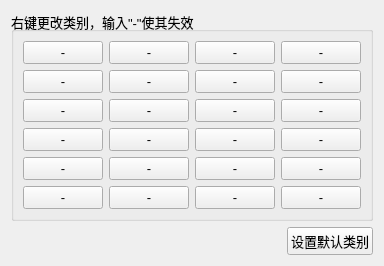
        <widget class="QWidget" name="tab_mcls">
         <attribute name="title">
          <string>多类别分类</string>
         </attribute>
         <layout class="QVBoxLayout" name="verticalLayout_6">
          <item>
           <widget class="QGroupBox" name="groupBox_2">
            <property name="enabled">
             <bool>true</bool>
            </property>
            <property name="sizePolicy">
             <sizepolicy hsizetype="Minimum" vsizetype="Expanding">
              <horstretch>0</horstretch>
              <verstretch>0</verstretch>
             </sizepolicy>
            </property>
            <property name="font">
             <font>
              <pointsize>10</pointsize>
             </font>
            </property>
            <property name="contextMenuPolicy">
             <enum>Qt::CustomContextMenu</enum>
            </property>
            <property name="title">
             <string>右键更改类别，输入&quot;-&quot;使其失效</string>
            </property>
            <layout class="QVBoxLayout" name="verticalLayout_16">
             <item>
              <layout class="QHBoxLayout" name="horizontalLayout_40">
               <item>
                <widget class="QPushButton" name="pushButton_112">
                 <property name="font">
                  <font>
                   <pointsize>10</pointsize>
                  </font>
                 </property>
                 <property name="text">
                  <string>-</string>
                 </property>
                </widget>
               </item>
               <item>
                <widget class="QPushButton" name="pushButton_113">
                 <property name="font">
                  <font>
                   <pointsize>10</pointsize>
                  </font>
                 </property>
                 <property name="text">
                  <string>-</string>
                 </property>
                </widget>
               </item>
               <item>
                <widget class="QPushButton" name="pushButton_114">
                 <property name="font">
                  <font>
                   <pointsize>10</pointsize>
                  </font>
                 </property>
                 <property name="text">
                  <string>-</string>
                 </property>
                </widget>
               </item>
               <item>
                <widget class="QPushButton" name="pushButton_115">
                 <property name="font">
                  <font>
                   <pointsize>10</pointsize>
                  </font>
                 </property>
                 <property name="text">
                  <string>-</string>
                 </property>
                </widget>
               </item>
              </layout>
             </item>
             <item>
              <layout class="QHBoxLayout" name="horizontalLayout_41">
               <item>
                <widget class="QPushButton" name="pushButton_116">
                 <property name="font">
                  <font>
                   <pointsize>10</pointsize>
                  </font>
                 </property>
                 <property name="text">
                  <string>-</string>
                 </property>
                </widget>
               </item>
               <item>
                <widget class="QPushButton" name="pushButton_117">
                 <property name="font">
                  <font>
                   <pointsize>10</pointsize>
                  </font>
                 </property>
                 <property name="text">
                  <string>-</string>
                 </property>
                </widget>
               </item>
               <item>
                <widget class="QPushButton" name="pushButton_118">
                 <property name="font">
                  <font>
                   <pointsize>10</pointsize>
                  </font>
                 </property>
                 <property name="text">
                  <string>-</string>
                 </property>
                </widget>
               </item>
               <item>
                <widget class="QPushButton" name="pushButton_119">
                 <property name="font">
                  <font>
                   <pointsize>10</pointsize>
                  </font>
                 </property>
                 <property name="text">
                  <string>-</string>
                 </property>
                </widget>
               </item>
              </layout>
             </item>
             <item>
              <layout class="QHBoxLayout" name="horizontalLayout_42">
               <item>
                <widget class="QPushButton" name="pushButton_120">
                 <property name="font">
                  <font>
                   <pointsize>10</pointsize>
                  </font>
                 </property>
                 <property name="text">
                  <string>-</string>
                 </property>
                </widget>
               </item>
               <item>
                <widget class="QPushButton" name="pushButton_121">
                 <property name="font">
                  <font>
                   <pointsize>10</pointsize>
                  </font>
                 </property>
                 <property name="text">
                  <string>-</string>
                 </property>
                </widget>
               </item>
               <item>
                <widget class="QPushButton" name="pushButton_122">
                 <property name="font">
                  <font>
                   <pointsize>10</pointsize>
                  </font>
                 </property>
                 <property name="text">
                  <string>-</string>
                 </property>
                </widget>
               </item>
               <item>
                <widget class="QPushButton" name="pushButton_123">
                 <property name="font">
                  <font>
                   <pointsize>10</pointsize>
                  </font>
                 </property>
                 <property name="text">
                  <string>-</string>
                 </property>
                </widget>
               </item>
              </layout>
             </item>
             <item>
              <layout class="QHBoxLayout" name="horizontalLayout_43">
               <item>
                <widget class="QPushButton" name="pushButton_124">
                 <property name="font">
                  <font>
                   <pointsize>10</pointsize>
                  </font>
                 </property>
                 <property name="text">
                  <string>-</string>
                 </property>
                </widget>
               </item>
               <item>
                <widget class="QPushButton" name="pushButton_125">
                 <property name="font">
                  <font>
                   <pointsize>10</pointsize>
                  </font>
                 </property>
                 <property name="text">
                  <string>-</string>
                 </property>
                </widget>
               </item>
               <item>
                <widget class="QPushButton" name="pushButton_126">
                 <property name="font">
                  <font>
                   <pointsize>10</pointsize>
                  </font>
                 </property>
                 <property name="text">
                  <string>-</string>
                 </property>
                </widget>
               </item>
               <item>
                <widget class="QPushButton" name="pushButton_127">
                 <property name="font">
                  <font>
                   <pointsize>10</pointsize>
                  </font>
                 </property>
                 <property name="text">
                  <string>-</string>
                 </property>
                </widget>
               </item>
              </layout>
             </item>
             <item>
              <layout class="QHBoxLayout" name="horizontalLayout_45">
               <item>
                <widget class="QPushButton" name="pushButton_128">
                 <property name="font">
                  <font>
                   <pointsize>10</pointsize>
                  </font>
                 </property>
                 <property name="text">
                  <string>-</string>
                 </property>
                </widget>
               </item>
               <item>
                <widget class="QPushButton" name="pushButton_129">
                 <property name="font">
                  <font>
                   <pointsize>10</pointsize>
                  </font>
                 </property>
                 <property name="text">
                  <string>-</string>
                 </property>
                </widget>
               </item>
               <item>
                <widget class="QPushButton" name="pushButton_130">
                 <property name="font">
                  <font>
                   <pointsize>10</pointsize>
                  </font>
                 </property>
                 <property name="text">
                  <string>-</string>
                 </property>
                </widget>
               </item>
               <item>
                <widget class="QPushButton" name="pushButton_131">
                 <property name="font">
                  <font>
                   <pointsize>10</pointsize>
                  </font>
                 </property>
                 <property name="text">
                  <string>-</string>
                 </property>
                </widget>
               </item>
              </layout>
             </item>
             <item>
              <layout class="QHBoxLayout" name="horizontalLayout_46">
               <item>
                <widget class="QPushButton" name="pushButton_132">
                 <property name="font">
                  <font>
                   <pointsize>10</pointsize>
                  </font>
                 </property>
                 <property name="text">
                  <string>-</string>
                 </property>
                </widget>
               </item>
               <item>
                <widget class="QPushButton" name="pushButton_133">
                 <property name="font">
                  <font>
                   <pointsize>10</pointsize>
                  </font>
                 </property>
                 <property name="text">
                  <string>-</string>
                 </property>
                </widget>
               </item>
               <item>
                <widget class="QPushButton" name="pushButton_134">
                 <property name="font">
                  <font>
                   <pointsize>10</pointsize>
                  </font>
                 </property>
                 <property name="text">
                  <string>-</string>
                 </property>
                </widget>
               </item>
               <item>
                <widget class="QPushButton" name="pushButton_135">
                 <property name="font">
                  <font>
                   <pointsize>10</pointsize>
                  </font>
                 </property>
                 <property name="text">
                  <string>-</string>
                 </property>
                </widget>
               </item>
              </layout>
             </item>
            </layout>
           </widget>
          </item>
          <item>
           <layout class="QHBoxLayout" name="horizontalLayout_18">
            <item>
             <spacer name="horizontalSpacer_6">
              <property name="orientation">
               <enum>Qt::Horizontal</enum>
              </property>
              <property name="sizeHint" stdset="0">
               <size>
                <width>40</width>
                <height>20</height>
               </size>
              </property>
             </spacer>
            </item>
            <item>
             <widget class="QPushButton" name="pushButton_50">
              <property name="font">
               <font>
                <pointsize>10</pointsize>
               </font>
              </property>
              <property name="text">
               <string>设置默认类别</string>
              </property>
             </widget>
            </item>
           </layout>
          </item>
         </layout>
        </widget>
